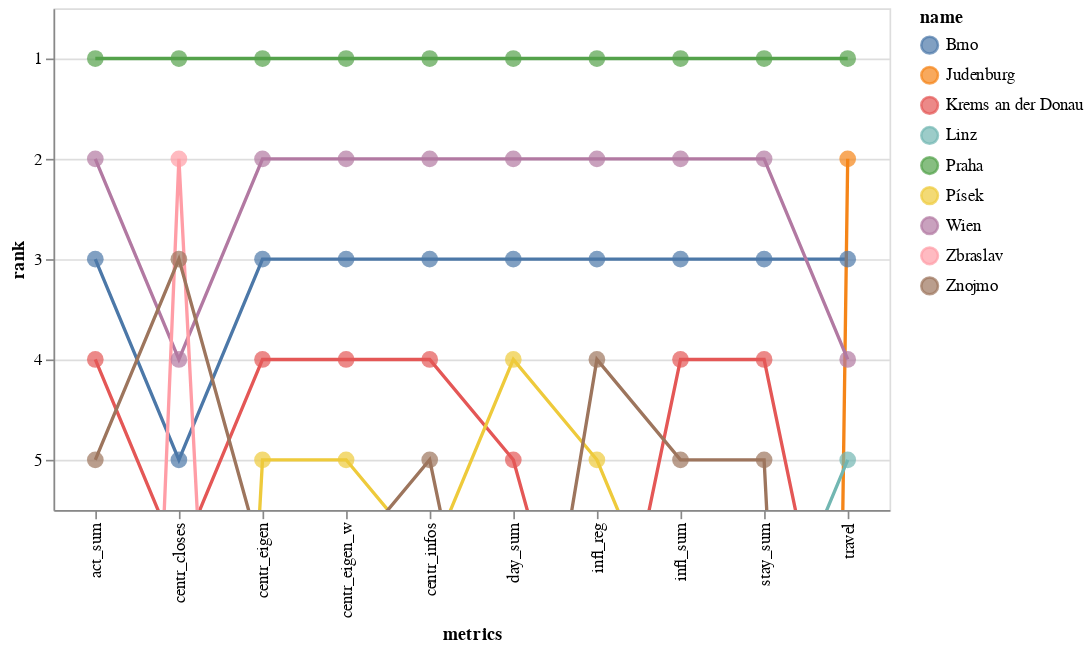

The cell this chart's notebook holds for it:
### Code cell
import altair as alt

max_rank = 5

# get list of important places
imp_places = []
for metric in metrics:
    imp_places_m = df_matrices_order[df_matrices_order[metric] <= max_rank].index
    imp_places.extend(imp_places_m)

imp_places = np.unique(np.array(imp_places))


imp_places = df_matrices_order.loc[imp_places]
imp_places['name'] = imp_places.index

alt.renderers.set_embed_options(
    padding={"left": 5, "right": 10, "bottom": 5, "top": 10}
)

rank_chart = alt.Chart(imp_places).transform_window(
    index='count()'
).transform_fold(
    metrics
).properties(
    width=500,
).encode(
    color='name:N',
    x=alt.X(
        'key:N',
        axis=alt.Axis(title='metrics')
    ),
    y=alt.Y(
        'value:Q', 
        scale=alt.Scale(zero=False, domain=[max_rank + 0.5,0.5]),
        axis=alt.Axis(values=[1,2,3,4,5], title='rank', tickMinStep=1, format='.0f'),
    ),
)

lines = rank_chart.mark_line(
    clip=True
)

circles = rank_chart.mark_circle(
    clip=True,
    size=100
)

lines + circles

### Figure 1 — Vega-Lite specification as saved in the notebook (floating-point values rounded to 4 significant figures)
{"config": {"view": {"continuousWidth": 400, "continuousHeight": 300}}, "layer": [{"mark": {"type": "line", "clip": true}, "encoding": {"color": {"type": "nominal", "field": "name"}, "x": {"type": "nominal", "axis": {"title": "metrics"}, "field": "key"}, "y": {"type": "quantitative", "axis": {"format": ".0f", "tickMinStep": 1, "title": "rank", "values": [1, 2, 3, 4, 5]}, "field": "value", "scale": {"domain": [5.5, 0.5], "zero": false}}}, "transform": [{"window": [{"op": "count", "as": "index"}]}, {"fold": ["act_sum", "centr_closes", "centr_eigen_w", "centr_eigen", "centr_infos", "day_sum", "infl_reg", "infl_sum", "stay_sum", "travel"]}], "width": 500}, {"mark": {"type": "circle", "clip": true, "size": 100}, "encoding": {"color": {"type": "nominal", "field": "name"}, "x": {"type": "nominal", "axis": {"title": "metrics"}, "field": "key"}, "y": {"type": "quantitative", "axis": {"format": ".0f", "tickMinStep": 1, "title": "rank", "values": [1, 2, 3, 4, 5]}, "field": "value", "scale": {"domain": [5.5, 0.5], "zero": false}}}, "transform": [{"window": [{"op": "count", "as": "index"}]}, {"fold": ["act_sum", "centr_closes", "centr_eigen_w", "centr_eigen", "centr_infos", "day_sum", "infl_reg", "infl_sum", "stay_sum", "travel"]}], "width": 500}], "data": {"name": "data-5d800a61e598fdbf6f58aee492f9931c"}, "$schema": "https://vega.github.io/schema/vega-lite/v4.8.1.json", "datasets": {"data-5d800a61e598fdbf6f58aee492f9931c": [{"act_sum": 3, "centr_closes": 5, "centr_eigen_w": 3, "centr_eigen": 3, "centr_infos": 3, "day_sum": 3, "infl_reg": 3, "infl_sum": 3, "stay_sum": 3, "travel": 3, "name": "Brno"}, {"act_sum": 23, "centr_closes": 66, "centr_eigen_w": 59, "centr_eigen": 59, "centr_infos": 63, "day_sum": 23, "infl_reg": 75, "infl_sum": 75, "stay_sum": 62, "travel": 2, "name": "Judenburg"}, {"act_sum": 4, "centr_closes": 6, "centr_eigen_w": 4, "centr_eigen": 4, "centr_infos": 4, "day_sum": 5, "infl_reg": 8, "infl_sum": 4, "stay_sum": 4, "travel": 8, "name": "Krems an der Donau"}, {"act_sum": 7, "centr_closes": 30, "centr_eigen_w": 14, "centr_eigen": 14, "centr_infos": 8, "day_sum": 6, "infl_reg": 9, "infl_sum": 8, "stay_sum": 7, "travel": 5, "name": "Linz"}, {"act_sum": 1, "centr_closes": 1, "centr_eigen_w": 1, "centr_eigen": 1, "centr_infos": 1, "day_sum": 1, "infl_reg": 1, "infl_sum": 1, "stay_sum": 1, "travel": 1, "name": "Praha"}, {"act_sum": 8, "centr_closes": 20, "centr_eigen_w": 5, "centr_eigen": 5, "centr_infos": 6, "day_sum": 4, "infl_reg": 5, "infl_sum": 7, "stay_sum": 6, "travel": 13, "name": "Písek"}, {"act_sum": 2, "centr_closes": 4, "centr_eigen_w": 2, "centr_eigen": 2, "centr_infos": 2, "day_sum": 2, "infl_reg": 2, "infl_sum": 2, "stay_sum": 2, "travel": 4, "name": "Wien"}, {"act_sum": 22, "centr_closes": 2, "centr_eigen_w": 18, "centr_eigen": 18, "centr_infos": 18, "day_sum": 21, "infl_reg": 20, "infl_sum": 20, "stay_sum": 14, "travel": 49, "name": "Zbraslav"}, {"act_sum": 5, "centr_closes": 3, "centr_eigen_w": 6, "centr_eigen": 6, "centr_infos": 5, "day_sum": 9, "infl_reg": 4, "infl_sum": 5, "stay_sum": 5, "travel": 21, "name": "Znojmo"}]}}
